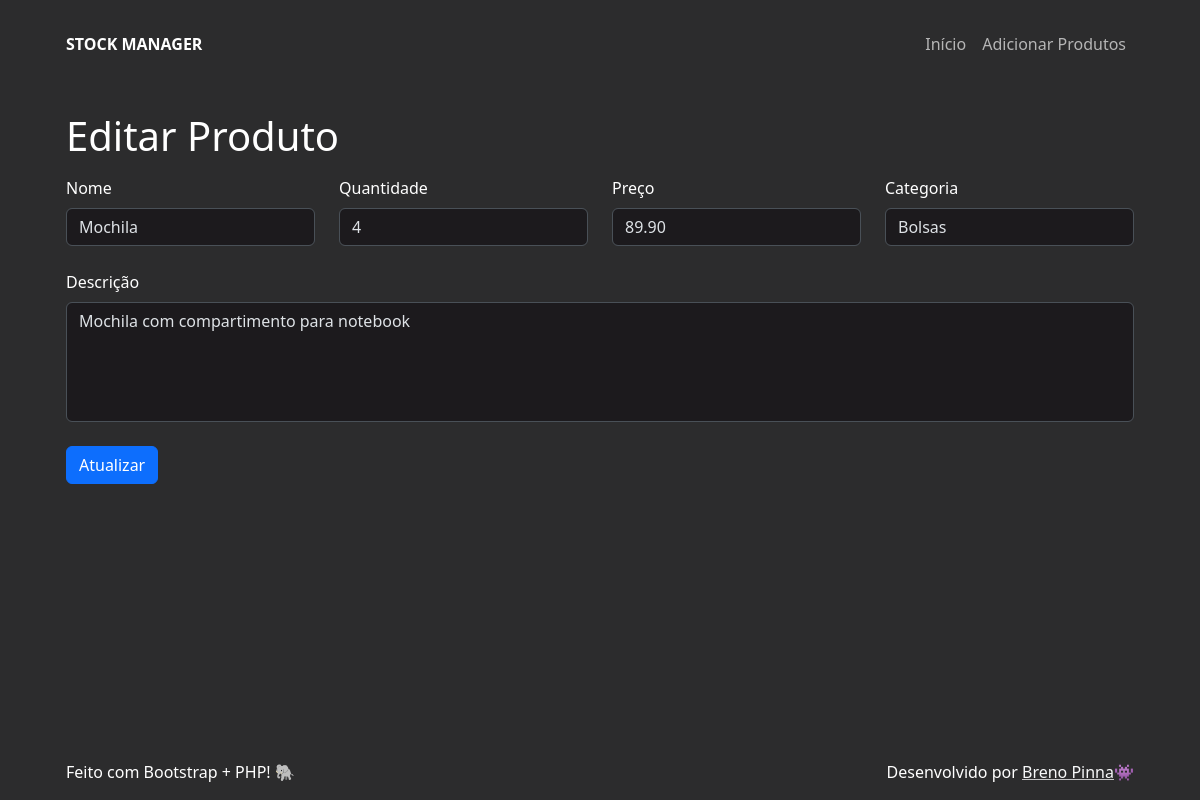
/update?id=5, run on the app's committed database.
### tables this page shows
CREATE TABLE products (
  id int NOT NULL AUTO_INCREMENT,
  name varchar(255) NOT NULL,
  quantity int NOT NULL,
  category varchar(255) NOT NULL,
  price decimal(10, 2) NOT NULL,
  description varchar(1000) NOT NULL,
  created_at timestamp DEFAULT CURRENT_TIMESTAMP,
  modified_at timestamp DEFAULT CURRENT_TIMESTAMP ON UPDATE CURRENT_TIMESTAMP,
  PRIMARY KEY (id)
);

### src/data/get_product_details.php (called while the page is built, shortened)
<?php
  function get_product_details(int $id){
    try {
      $con = connect();
      $sql = "SELECT * FROM products WHERE products.id = :id;";
      $stmt = $con->prepare($sql);
      $stmt->execute([
        ":id" => $id
      ]);
      $product_details = $stmt->fetch(PDO::FETCH_ASSOC);
      return $product_details;
    } catch (\Throwable $th) {
      return null;
    }
  }

### src/components/product_form.php (the view, shortened to what this page needs)
<?php
  function product_form(FormMode $mode, array $product = []){
    $id = $product['id'] ?? 0;
    $name = $product['name'] ?? "";
    $quantity = $product['quantity'] ?? 1;
    $price = $product['price'] ?? 0.01;
    $category = $product['category'] ?? "";
    $description = $product['description'] ?? "";
    [$path, $button_text] = match($mode) {
      FormMode::CREATE => ['create', "Salvar"],
      FormMode::UPDATE => ['update', "Atualizar"],
    };
    $form_id = $mode == FormMode::CREATE ? "create-product" : "";
    $form_action = $mode == FormMode::UPDATE ? "/src/data/{$path}.php" : "";
    $input_hidden = $mode == FormMode::UPDATE ? "<input type='hidden' name='id' value={$id}>" : "";
    return <<<HTML
    <div class="gy-4">
      <form id="{$form_id}" action="{$form_action}" method="post">
        {$input_hidden}
        <div class="row row-gap-2">
          <div class="col-12 col-sm-3">
            <label for="name" class="form-label">Nome</label>
            <input
              type="text"
              class="form-control bg-secondary"
              id="name"
              name="name"
              value="{$name}"
              required />
          </div>
          <div class="col-6 col-sm-3">
            <label for="quantity" class="form-label">Quantidade</label>
            <input
              type="number"
              step="1"
              min="1"
              class="form-control bg-secondary"
              id="quantity"
              name="quantity"
              value="{$quantity}"
              required />
          </div>
          <div class="col-6 col-sm-3">
            <label for="price" class="form-label">Preço</label>
            <input
              type="number"
              step="0.01"
              min="0.01"
              class="form-control bg-secondary"
              id="price"
              name="price"
              value="{$price}"
              required />
          </div>
          <div class="col-12 col-sm-3">
            <label for="category" class="form-label">Categoria</label>
            <input
              type="text"
              class="form-control bg-secondary"
              id="category"
              name="category"
              value="{$category}"
              required />
          </div>
        </div>
        <div class="row g-0 mt-4">
          <div class="col-12">
            <label for="description" class="form-label">Descrição</label>
            <textarea
              class="form-control bg-secondary resize-none"
              style="height: 120px; resize: none"
              id="description"
              name="description"
              required>{$description}</textarea
            >
          </div>
        </div>
        <button type="submit" class="btn btn-primary mt-4">{$button_text}</button>
      </form>
    </div>
HTML;
  }

### assets/theme.css (style rules this page uses)
:root { --overwrite-primary-color: #2c2c2d; --overwrite-secondary-color: #1c1a1d; }
.bg-primary { background-color: var(--overwrite-primary-color) !important; }
.bg-secondary { background-color: var(--overwrite-secondary-color) !important; }

### data on the page
products: name "Mochila", quantity "4", price "89.90", category "Bolsas", description "Mochila com compartimento para notebook"

### other printed values
$button_text "Atualizar"
